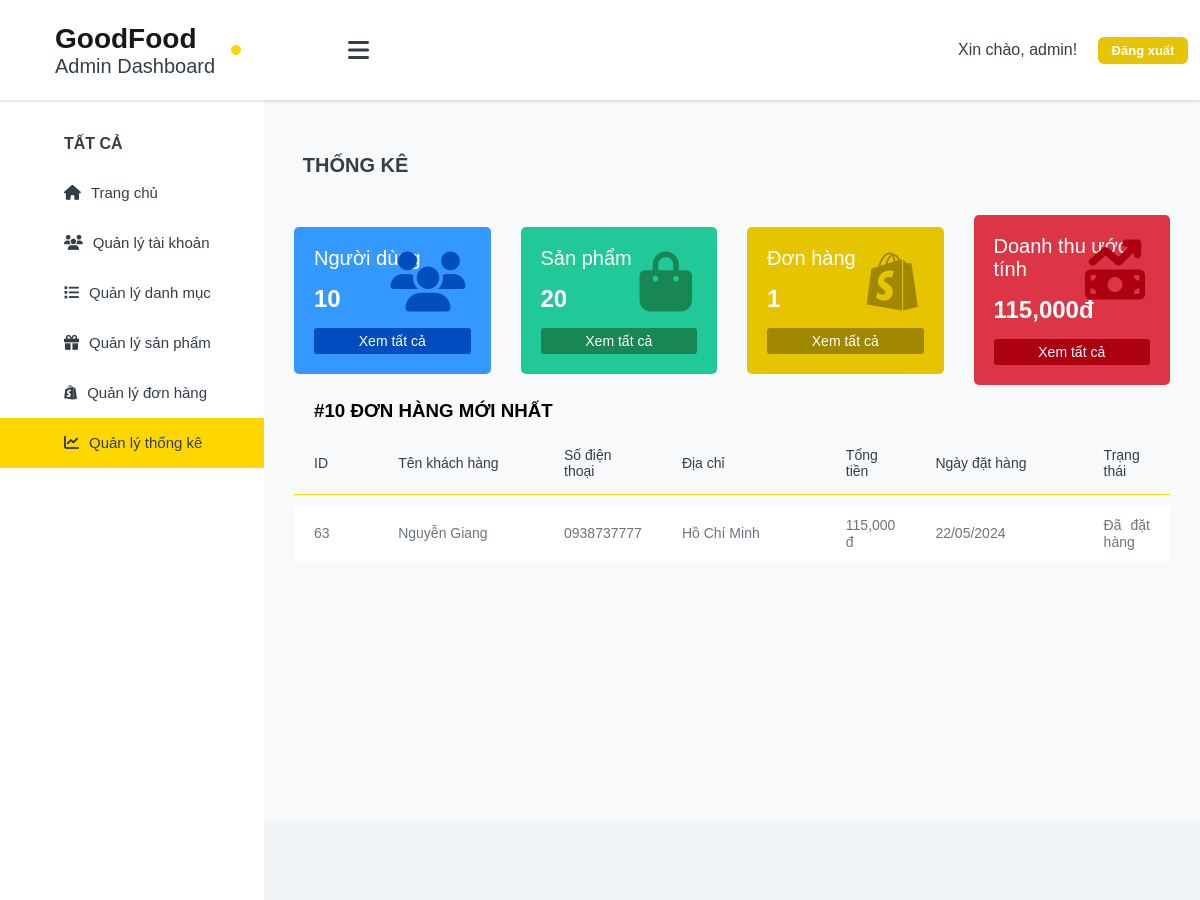
The page /admin/quanlythongke.php (signed in) on the database its author committed.
### tables this page shows
CREATE TABLE `orders` (
  `ID` int(11) NOT NULL,
  `UserID` int(11) DEFAULT NULL,
  `OrderDate` timestamp NULL DEFAULT NULL,
  `TotalPrice` decimal(10,2) DEFAULT NULL,
  `Status` varchar(50) DEFAULT NULL,
  `CustomerName` varchar(255) NOT NULL,
  `Address` varchar(255) NOT NULL,
  `Phone` varchar(20) NOT NULL,
  `Email` varchar(255) NOT NULL
);

### admin/quanlythongke.php (the view, shortened to what this page needs)
<?php
include_once "../admin/includes/header-admin.php";
include_once "../admin/includes/sidebar-admin.php";
include_once "../admin/includes/footer-admin.php";
?>
<article>
    <section id="section-quanlysanpham">
        <div class="list-product-container">
            <div class="list-title1">
                <div class="quanlysanpham-title">
                    <h2>THỐNG KÊ</h2>
                </div>
            </div>
            <div class="table-products">
                <div class="container-statistical">
                    <?php
                                        $sql = "
                            SELECT
                                (SELECT COUNT(*) FROM users) AS num_users,
                                (SELECT COUNT(*) FROM products) AS num_products,
                                (SELECT COUNT(*) FROM orders) AS num_orders,
                                (SELECT SUM(TotalPrice) FROM orders) AS total_revenue
                        ";
                        $result = $conn->query($sql);
                        if ($result->num_rows > 0) {
                            $row = $result->fetch_assoc();
                        ?>
                    <div class="statistical-top">
                        <div class="statistical-top-item-1">
                            <h2>Người dùng</h2>
                            <h3><?php echo $row['num_users']; ?></h3>
                            <div class="item-icon-bg-1">
                                <i class="fa-solid fa-users"></i>
                            </div>
                            <a href="quanlytaikhoan.php">Xem tất cả</a>
                        </div>
                        <div class="statistical-top-item-2">
                            <h2>Sản phẩm</h2>
                            <h3><?php echo $row['num_products']; ?></h3>
                            <div class="item-icon-bg-2">
                                <i class="fa-solid fa-bag-shopping"></i>
                            </div>
                            <a href="quanlysanpham.php">Xem tất cả</a>
                        </div>
                        <div class="statistical-top-item-3">
                            <h2>Đơn hàng</h2>
                            <h3><?php echo $row['num_orders']; ?></h3>
                            <div class="item-icon-bg-3">
                                <i class="fa-brands fa-shopify"></i>
                            </div>
                            <a href="quanlydonhang.php">Xem tất cả</a>
                        </div>
                        <div class="statistical-top-item-4">
                            <h2>Doanh thu ước tính</h2>
                            <h3><?php echo number_format($row["total_revenue"], 0, '.', ','); ?>đ</h3>
                            <div class="item-icon-bg-4">
                                <i class="fa-solid fa-money-bill-trend-up"></i>
                            </div>
                            <a href="">Xem tất cả</a>
                        </div>
                    </div>
                    <?php
                    } else {
                        echo "Không có kết quả.";
                    }
                    ?>
                </div>
                <h1 style="margin-left: 20px;">#10 ĐƠN HÀNG MỚI NHẤT</h1>
                <table>
                    <thead>
                        <tr>
                            <th>ID</th>
                            <th>Tên khách hàng</th>
                            <th>Số điện thoại</th>
                            <th>Địa chỉ</th>
                            <th>Tổng tiền</th>
                            <th>Ngày đặt hàng</th>
                            <th>Trạng thái</th>
                        </tr>
                    </thead>
                    <tbody>
                        <?php
$sql = "SELECT orders.ID, orders.CustomerName, orders.Phone, orders.Address, orders.TotalPrice, orders.OrderDate, orders.Status
FROM orders
ORDER BY orders.ID DESC
LIMIT 10;
";
$result = mysqli_query($conn, $sql);
if ($result->num_rows > 0) {
while($row = $result->fetch_assoc()) {
echo "<tr>";
echo "<td class='small-column'>" . $row["ID"] . "</td>";
echo "<td class='large-column'>" . $row["CustomerName"] . "</td>";
echo "<td class='small-column'>" . $row["Phone"] . "</td>";
echo "<td class='large-column'>" . $row["Address"] . "</td>";
echo "<td class='small-column'>" . number_format($row["TotalPrice"], 0, '.', ',') . ' đ' . "</td>";
echo "<td class='large-column'>" . date('d/m/Y', strtotime($row["OrderDate"])) . "</td>";
$status = $row["Status"];
if ($status == "Pending") {
echo "<td class='small-column'>Đã đặt hàng</td>";
} else {
echo "<td class='small-column'>" . $status . "</td>";
}
    }
} else {
echo "<tr><td colspan='3'>Không có đơn hàng nào.</td></tr>";
}
?>
                    </tbody>
                </table>
            </div>
        </div>
    </section>
</article>

### rows shown on the page
orders: ID "63", CustomerName "Nguyễn Giang", Phone "0938737777", Address "Hồ Chí Minh", TotalPrice "115,000", OrderDate "22/05/2024", Status "Đã đặt hàng"

### other values the page prints
$_SESSION['username'] "admin"
$row['num_users'] "10"
$row['num_products'] "20"
$row['num_orders'] "1"
$row["total_revenue"] "115,000"
